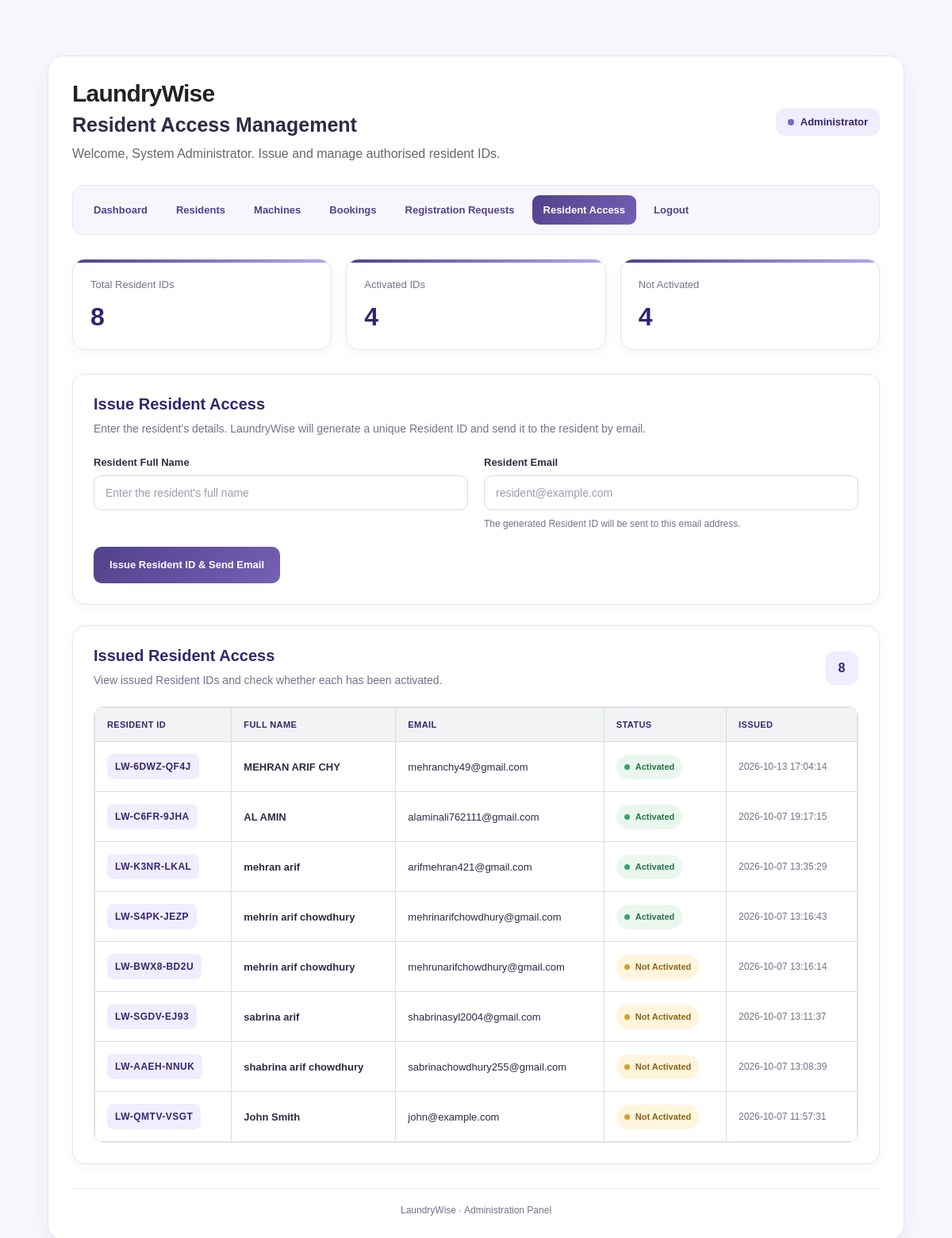
/admin_resident_access.php (signed in), run on the app's committed database.
### tables this page shows
CREATE TABLE `resident_access` (
  `id` int(11) NOT NULL,
  `resident_id` varchar(50) NOT NULL,
  `full_name` varchar(100) NOT NULL,
  `email` varchar(150) NOT NULL,
  `is_used` tinyint(1) NOT NULL DEFAULT 0,
  `created_at` timestamp NOT NULL DEFAULT current_timestamp()
);

### admin_resident_access.php (the view, shortened to what this page needs)
<?php
require_once "config/database.php";
$access_records = [];
$result = $conn->query(
    "SELECT
        id,
        resident_id,
        full_name,
        email,
        is_used,
        created_at
     FROM resident_access
     ORDER BY created_at DESC"
);
if ($result) {
    while ($row = $result->fetch_assoc()) {
        $access_records[] = $row;
    }
}
$total_access = count($access_records);
$activated_count = 0;
$unused_count = 0;
foreach ($access_records as $record) {
    if ((int)$record["is_used"] === 1) {
        $activated_count++;
    } else {
        $unused_count++;
    }
}
?>
<!DOCTYPE html>
<html lang="en">
<head>
    <link rel="stylesheet" href="css/style.css">
</head>
<body>
<div class="access-container">
    <header class="dashboard-header">
        <div>
            <h1 class="brand">LaundryWise</h1>
            <h2 class="page-title">Resident Access Management</h2>
            <p class="welcome-text">
                Welcome,
                <?php echo htmlspecialchars($_SESSION["name"], ENT_QUOTES, "UTF-8"); ?>.
                Issue and manage authorised resident IDs.
            </p>
        </div>
        <div class="admin-label">Administrator</div>
    </header>
    <nav class="admin-nav" aria-label="Admin navigation">
        <a href="admin_dashboard.php">Dashboard</a>
        <a href="admin_residents.php">Residents</a>
        <a href="admin_machines.php">Machines</a>
        <a href="admin_bookings.php">Bookings</a>
        <a href="admin_registration_requests.php">
            Registration Requests
        </a>
        <a href="admin_resident_access.php" class="active">
            Resident Access
        </a>
        <a href="logout.php">Logout</a>
    </nav>
    <section class="access-stats">
        <article class="stat-card">
            <p class="stat-label">Total Resident IDs</p>
            <p class="stat-number"><?php echo (int)$total_access; ?></p>
        </article>
        <article class="stat-card">
            <p class="stat-label">Activated IDs</p>
            <p class="stat-number"><?php echo (int)$activated_count; ?></p>
        </article>
        <article class="stat-card">
            <p class="stat-label">Not Activated</p>
            <p class="stat-number"><?php echo (int)$unused_count; ?></p>
        </article>
    </section>
    <section class="access-card">
        <h2 class="card-heading">Issue Resident Access</h2>
        <p class="card-description">
            Enter the resident's details. LaundryWise will generate
            a unique Resident ID and send it to the resident by email.
        </p>
        <form method="POST" action="" class="access-form">
            <div class="form-grid">
                <div class="form-group">
                    <label for="full_name">Resident Full Name</label>
                    <input
                        type="text"
                        id="full_name"
                        name="full_name"
                        maxlength="100"
                        placeholder="Enter the resident's full name"
                        required
                    >
                </div>
                <div class="form-group">
                    <label for="email">Resident Email</label>
                    <input
                        type="email"
                        id="email"
                        name="email"
                        maxlength="150"
                        placeholder="resident@example.com"
                        required
                    >
                    <p class="form-help">
                        The generated Resident ID will be sent to this email address.
                    </p>
                </div>
            </div>
            <button type="submit" class="primary-button">
                Issue Resident ID &amp; Send Email
            </button>
        </form>
    </section>
    <section class="access-card">
        <div class="records-heading">
            <div>
                <h2 class="card-heading">Issued Resident Access</h2>
                <p class="card-description" style="margin-bottom: 0;">
                    View issued Resident IDs and check whether each has been activated.
                </p>
            </div>
            <div class="record-count"
                 aria-label="Total access records">
                <?php echo (int)$total_access; ?>
            </div>
        </div>
        <?php if (count($access_records) === 0): ?>
            <div class="empty-message">
                <div class="empty-icon" aria-hidden="true">♙</div>
                <h3>No Resident IDs issued yet</h3>
                <p>
                    Resident access records will appear here after you issue an ID.
                </p>
            </div>
        <?php else: ?>
            <div class="table-wrapper">
                <table>
                    <thead>
                        <tr>
                            <th>Resident ID</th>
                            <th>Full Name</th>
                            <th>Email</th>
                            <th>Status</th>
                            <th>Issued</th>
                        </tr>
                    </thead>
                    <tbody>
                        <?php foreach ($access_records as $record): ?>
                            <tr>
                                <td>
                                    <span class="resident-id">
                                        <?php
                                        echo htmlspecialchars(
                                            $record["resident_id"],
                                            ENT_QUOTES,
                                            "UTF-8"
                                        );
                                        ?>
                                    </span>
                                </td>
                                <td class="resident-name">
                                    <?php
                                    echo htmlspecialchars(
                                        $record["full_name"],
                                        ENT_QUOTES,
                                        "UTF-8"
                                    );
                                    ?>
                                </td>
                                <td class="email-cell">
                                    <?php
                                    echo htmlspecialchars(
                                        $record["email"],
                                        ENT_QUOTES,
                                        "UTF-8"
                                    );
                                    ?>
                                </td>
                                <td>
                                    <?php if ((int)$record["is_used"] === 1): ?>
                                        <span class="status-badge status-used">
                                            Activated
                                        </span>
                                    <?php else: ?>
                                        <span class="status-badge status-unused">
                                            Not Activated
                                        </span>
                                    <?php endif; ?>
                                </td>
                                <td class="issued-cell">
                                    <?php
                                    echo htmlspecialchars(
                                        $record["created_at"],
                                        ENT_QUOTES,
                                        "UTF-8"
                                    );
                                    ?>
                                </td>
                            </tr>
                        <?php endforeach; ?>
                    </tbody>
                </table>
            </div>
        <?php endif; ?>
    </section>
    <footer class="dashboard-footer">
        LaundryWise · Administration Panel
    </footer>
</div>
</body>
</html>

### css/style.css (style rules this page uses)
* { box-sizing: border-box; }
body { font-family: Arial, sans-serif; background-color: #f4f6f8; margin: 0; padding: 40px; color: #333; }
.dashboard-header { margin-bottom: 40px; }
.dashboard-header h1 { margin: 0 0 8px 0; color: #222; font-size: 30px; }
.dashboard-header p { margin: 0; color: #666; font-size: 16px; }
h1 { margin-top: 0; color: #222; }
h2 { margin-top: 25px; margin-bottom: 20px; color: #222; }
a { color: #007bff; text-decoration: none; }
button { padding: 9px 15px; border: none; border-radius: 5px; background-color: #007bff; color: white; cursor: pointer; }
form { margin-top: 20px; }
.form-group { margin-bottom: 18px; }
.form-group label { display: block; margin-bottom: 6px; font-weight: bold; }
input, select { padding: 9px; border: 1px solid #ccc; border-radius: 5px; box-sizing: border-box; }
input[type="text"], input[type="email"], input[type="password"] { width: 100%; }
table { width: 100%; border-collapse: collapse; }
th, td { padding: 12px; border: 1px solid #ddd; text-align: left; }
th { background-color: #f1f3f5; }

### data on the page
resident_access: resident "LW-6DWZ-QF4J", full_name "MEHRAN ARIF CHY", email "mehranchy49@gmail.com", is_used "Activated", created_at "2026-10-13 17:04:14"
resident_access: resident "LW-C6FR-9JHA", full_name "AL AMIN", email "alaminali762111@gmail.com", is_used "Activated", created_at "2026-10-07 19:17:15"
resident_access: resident "LW-K3NR-LKAL", full_name "mehran arif", email "arifmehran421@gmail.com", is_used "Activated", created_at "2026-10-07 13:35:29"
resident_access: resident "LW-S4PK-JEZP", full_name "mehrin arif chowdhury", email "mehrinarifchowdhury@gmail.com", is_used "Activated", created_at "2026-10-07 13:16:43"
resident_access: resident "LW-BWX8-BD2U", full_name "mehrin arif chowdhury", email "mehrunarifchowdhury@gmail.com", is_used "Not Activated", created_at "2026-10-07 13:16:14"
resident_access: resident "LW-SGDV-EJ93", full_name "sabrina arif", email "shabrinasyl2004@gmail.com", is_used "Not Activated", created_at "2026-10-07 13:11:37"
resident_access: resident "LW-AAEH-NNUK", full_name "shabrina arif chowdhury", email "sabrinachowdhury255@gmail.com", is_used "Not Activated", created_at "2026-10-07 13:08:39"
resident_access: resident "LW-QMTV-VSGT", full_name "John Smith", email "john@example.com", is_used "Not Activated", created_at "2026-10-07 11:57:31"

### other printed values
$_SESSION["name"] "System Administrator"
$total_access "8"
$activated_count "4"
$unused_count "4"
